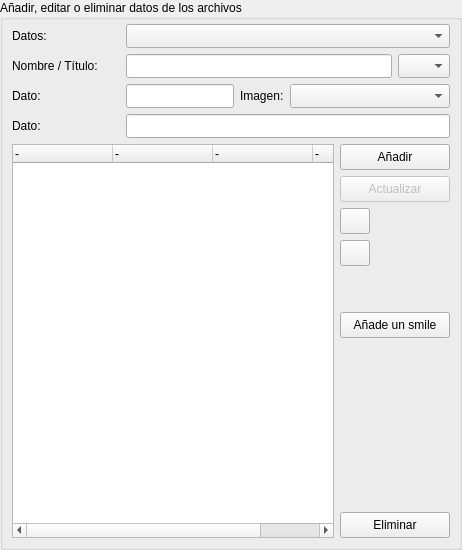
     <widget class="QWidget" name="page_4">
      <layout class="QVBoxLayout" name="verticalLayout_3">
       <property name="margin">
        <number>0</number>
       </property>
       <item>
        <widget class="QGroupBox" name="groupBox_3">
         <property name="title">
          <string>Añadir, editar o eliminar datos de los archivos</string>
         </property>
         <layout class="QGridLayout" name="gridLayout_3">
          <property name="topMargin">
           <number>4</number>
          </property>
          <item row="0" column="0">
           <widget class="QLabel" name="lb_Opt_12">
            <property name="minimumSize">
             <size>
              <width>108</width>
              <height>0</height>
             </size>
            </property>
            <property name="text">
             <string>Datos:</string>
            </property>
           </widget>
          </item>
          <item row="0" column="1" colspan="4">
           <widget class="QComboBox" name="cbxDatArchivo">
            <property name="minimumSize">
             <size>
              <width>160</width>
              <height>24</height>
             </size>
            </property>
           </widget>
          </item>
          <item row="1" column="0">
           <widget class="QLabel" name="lb_Opt_13">
            <property name="minimumSize">
             <size>
              <width>108</width>
              <height>0</height>
             </size>
            </property>
            <property name="text">
             <string>Nombre / Título:</string>
            </property>
           </widget>
          </item>
          <item row="1" column="1" colspan="4">
           <layout class="QHBoxLayout" name="horizontalLayout_4">
            <item>
             <widget class="QLineEdit" name="txtDatNombre">
              <property name="minimumSize">
               <size>
                <width>160</width>
                <height>24</height>
               </size>
              </property>
             </widget>
            </item>
            <item>
             <widget class="QComboBox" name="cbxDatImgCmpt">
              <property name="minimumSize">
               <size>
                <width>52</width>
                <height>24</height>
               </size>
              </property>
              <property name="maximumSize">
               <size>
                <width>52</width>
                <height>16777215</height>
               </size>
              </property>
              <property name="iconSize">
               <size>
                <width>27</width>
                <height>15</height>
               </size>
              </property>
             </widget>
            </item>
           </layout>
          </item>
          <item row="2" column="0">
           <widget class="QLabel" name="lb_Opt_14">
            <property name="minimumSize">
             <size>
              <width>108</width>
              <height>0</height>
             </size>
            </property>
            <property name="text">
             <string>Dato:</string>
            </property>
           </widget>
          </item>
          <item row="2" column="1">
           <widget class="QLineEdit" name="txtDatDato">
            <property name="minimumSize">
             <size>
              <width>100</width>
              <height>24</height>
             </size>
            </property>
           </widget>
          </item>
          <item row="2" column="2">
           <widget class="QLabel" name="lb_Opt_15">
            <property name="text">
             <string>Imagen:</string>
            </property>
           </widget>
          </item>
          <item row="2" column="3" colspan="2">
           <widget class="QGroupComboBox" name="cbxDatImg">
            <property name="minimumSize">
             <size>
              <width>160</width>
              <height>24</height>
             </size>
            </property>
            <property name="iconSize">
             <size>
              <width>16</width>
              <height>16</height>
             </size>
            </property>
           </widget>
          </item>
          <item row="3" column="0">
           <widget class="QLabel" name="lb_Opt_dato">
            <property name="minimumSize">
             <size>
              <width>108</width>
              <height>0</height>
             </size>
            </property>
            <property name="text">
             <string>Dato:</string>
            </property>
           </widget>
          </item>
          <item row="4" column="0" rowspan="8" colspan="4">
           <widget class="QTreeWidget" name="twDatos">
            <property name="selectionBehavior">
             <enum>QAbstractItemView::SelectRows</enum>
            </property>
            <property name="iconSize">
             <size>
              <width>32</width>
              <height>32</height>
             </size>
            </property>
            <property name="rootIsDecorated">
             <bool>false</bool>
            </property>
            <property name="uniformRowHeights">
             <bool>true</bool>
            </property>
            <property name="allColumnsShowFocus">
             <bool>true</bool>
            </property>
            <column>
             <property name="text">
              <string>-</string>
             </property>
            </column>
            <column>
             <property name="text">
              <string>-</string>
             </property>
            </column>
            <column>
             <property name="text">
              <string>-</string>
             </property>
            </column>
            <column>
             <property name="text">
              <string>-</string>
             </property>
            </column>
           </widget>
          </item>
          <item row="4" column="4">
           <widget class="QPushButton" name="btnDatAdd">
            <property name="minimumSize">
             <size>
              <width>110</width>
              <height>26</height>
             </size>
            </property>
            <property name="text">
             <string>Añadir</string>
            </property>
            <property name="icon">
             <iconset resource="../res/gr-lida.qrc">
              <normaloff>:/img16/list_add.png</normaloff>:/img16/list_add.png</iconset>
            </property>
           </widget>
          </item>
          <item row="5" column="4">
           <widget class="QPushButton" name="btnDatUpdate">
            <property name="enabled">
             <bool>false</bool>
            </property>
            <property name="minimumSize">
             <size>
              <width>110</width>
              <height>26</height>
             </size>
            </property>
            <property name="text">
             <string>Actualizar</string>
            </property>
            <property name="icon">
             <iconset resource="../res/gr-lida.qrc">
              <normaloff>:/img16/actualizar.png</normaloff>:/img16/actualizar.png</iconset>
            </property>
           </widget>
          </item>
          <item row="6" column="4">
           <widget class="QPushButton" name="btnDatSubir">
            <property name="minimumSize">
             <size>
              <width>30</width>
              <height>26</height>
             </size>
            </property>
            <property name="maximumSize">
             <size>
              <width>30</width>
              <height>26</height>
             </size>
            </property>
            <property name="icon">
             <iconset resource="../res/gr-lida.qrc">
              <normaloff>:/img16/go-up.png</normaloff>:/img16/go-up.png</iconset>
            </property>
           </widget>
          </item>
          <item row="7" column="4">
           <widget class="QPushButton" name="btnDatBajar">
            <property name="minimumSize">
             <size>
              <width>30</width>
              <height>26</height>
             </size>
            </property>
            <property name="maximumSize">
             <size>
              <width>30</width>
              <height>26</height>
             </size>
            </property>
            <property name="icon">
             <iconset resource="../res/gr-lida.qrc">
              <normaloff>:/img16/go-down.png</normaloff>:/img16/go-down.png</iconset>
            </property>
           </widget>
          </item>
          <item row="8" column="4">
           <spacer name="verticalSpacer_10">
            <property name="orientation">
             <enum>Qt::Vertical</enum>
            </property>
            <property name="sizeType">
             <enum>QSizePolicy::Preferred</enum>
            </property>
            <property name="sizeHint" stdset="0">
             <size>
              <width>20</width>
              <height>40</height>
             </size>
            </property>
           </spacer>
          </item>
          <item row="9" column="4">
           <widget class="QPushButton" name="btnDatAddSmile">
            <property name="minimumSize">
             <size>
              <width>110</width>
              <height>26</height>
             </size>
            </property>
            <property name="text">
             <string>Añade un smile</string>
            </property>
            <property name="icon">
             <iconset resource="../res/gr-lida.qrc">
              <normaloff>:/img16/smile.png</normaloff>:/img16/smile.png</iconset>
            </property>
            <property name="flat">
             <bool>false</bool>
            </property>
           </widget>
          </item>
          <item row="10" column="4">
           <spacer name="verticalSpacer_11">
            <property name="orientation">
             <enum>Qt::Vertical</enum>
            </property>
            <property name="sizeHint" stdset="0">
             <size>
              <width>28</width>
              <height>168</height>
             </size>
            </property>
           </spacer>
          </item>
          <item row="11" column="4">
           <widget class="QPushButton" name="btnDatDelete">
            <property name="minimumSize">
             <size>
              <width>110</width>
              <height>26</height>
             </size>
            </property>
            <property name="text">
             <string>Eliminar</string>
            </property>
            <property name="icon">
             <iconset resource="../res/gr-lida.qrc">
              <normaloff>:/img16/list_remove.png</normaloff>:/img16/list_remove.png</iconset>
            </property>
           </widget>
          </item>
          <item row="3" column="1" colspan="4">
           <widget class="QLineEdit" name="txtDatExtra">
            <property name="minimumSize">
             <size>
              <width>0</width>
              <height>24</height>
             </size>
            </property>
           </widget>
          </item>
         </layout>
        </widget>
       </item>
      </layout>
     </widget>
